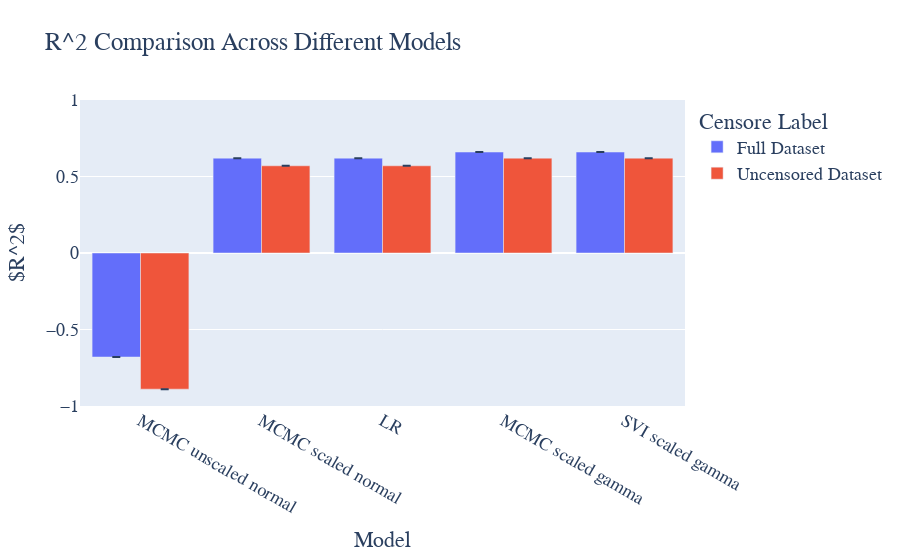

Write notebook code for a chart like this one.
### Code cell
import plotly.graph_objects as go
models = censored_grouped_df['model']

fig = go.Figure(data=[
    go.Bar(name='Full Dataset', 
           x=censored_grouped_df['model'], 
           y=np.round(censored_grouped_df['value']['mean'], 2), 
           error_y={"array":np.round(censored_grouped_df['value']['std'], 2)}),
    go.Bar(name='Uncensored Dataset', 
           x=uncensored_grouped_df['model'], 
           y=round(uncensored_grouped_df['value']['mean'], 2), 
           error_y={"array":np.round(uncensored_grouped_df['value']['std'],2)})
])
# Change the bar mode
fig.update_layout(barmode='group', 
                  title_text="R^2 Comparison Across Different Models",
                  xaxis_title="Model",
                  yaxis_title=r"$R^2$",
                  legend_title="Censore Label",
                  font=dict(
                      family="Courier New, monospace",
                      size=18)
                 )
fig.update_yaxes(range=(-1.0, 1.0))
fig.show()

### Figure 1 — Plotly figure (JSON) as saved in the notebook; plotly's stock layout.template omitted (floating-point values rounded to 4 significant figures)
{"data": [{"error_y": {"array": [null, null, null, null, null]}, "name": "Full Dataset", "type": "bar", "x": ["MCMC unscaled normal", "MCMC scaled normal", "LR", "MCMC scaled gamma", "SVI scaled gamma"], "y": [-0.68, 0.62, 0.62, 0.66, 0.66]}, {"error_y": {"array": [null, null, null, null, null]}, "name": "Uncensored Dataset", "type": "bar", "x": ["LR", "MCMC scaled gamma", "MCMC scaled normal", "MCMC unscaled normal", "SVI scaled gamma"], "y": [0.57, 0.62, 0.57, -0.89, 0.62]}], "layout": {"barmode": "group", "font": {"family": "Courier New, monospace", "size": 18}, "legend": {"title": {"text": "Censore Label"}}, "title": {"text": "R^2 Comparison Across Different Models"}, "xaxis": {"title": {"text": "Model"}}, "yaxis": {"range": [-1, 1], "title": {"text": "$R^2$"}}}}
